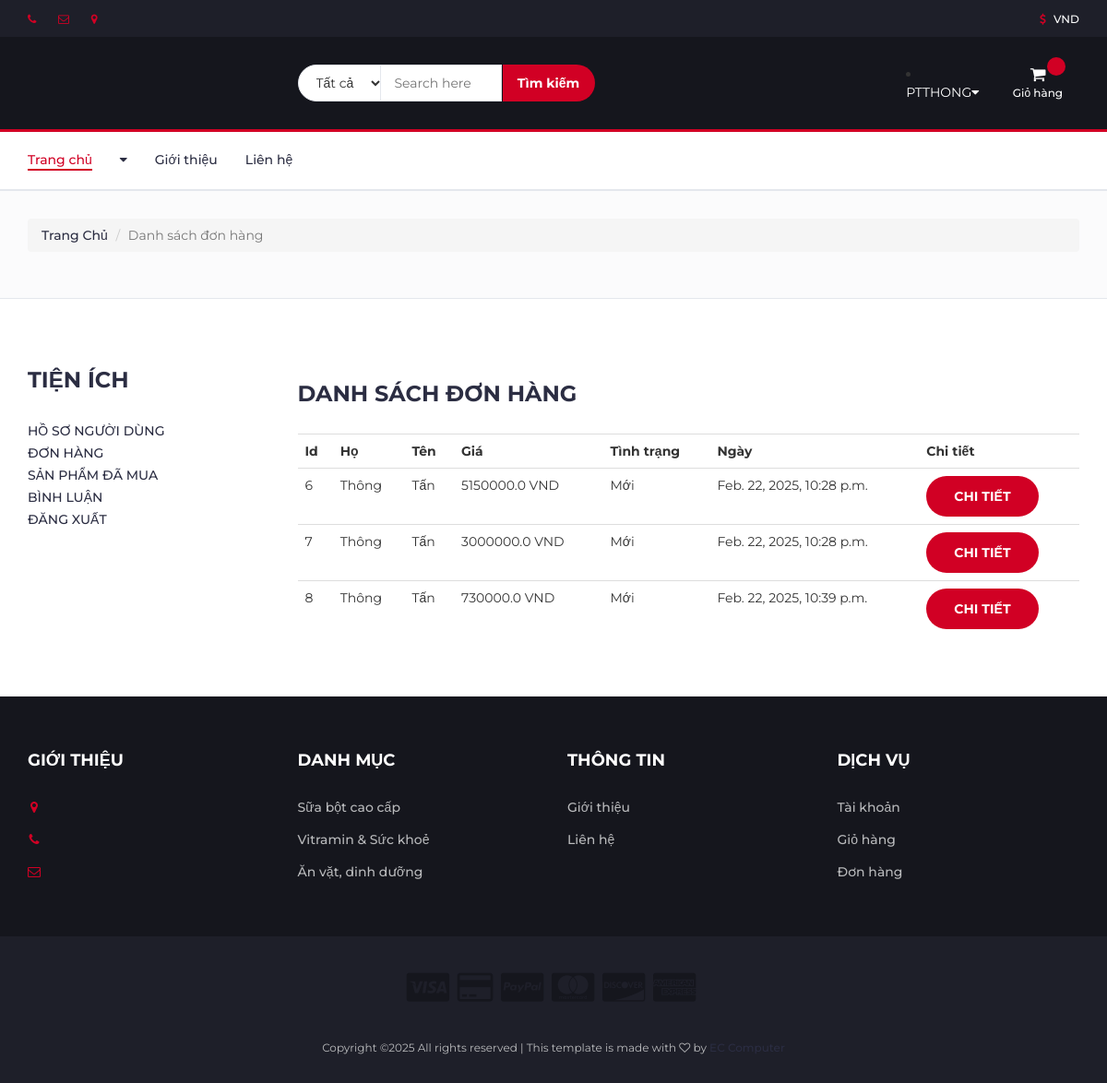
/user/orders/ (signed in), run on the app's committed database.
### order/models.py (models this page shows, shortened)
class Order(models.Model):
    STATUS = (
        ('Mới', 'Mới'),
        ('Chấp nhận', 'Chấp nhận'),
        ('Đang chuẩn bị', 'Đang chuẩn bị'),
        ('Đang Ship', 'Đang Ship'),
        ('Hoàn Thành', 'Hoàn Thành'),
        ('Đã hủy', 'Đã hủy'),
    )
    user = models.ForeignKey(User, on_delete=models.SET_NULL, null=True)
    code = models.CharField(max_length=5, editable=False)
    first_name = models.CharField(max_length=10)
    last_name = models.CharField(max_length=10)
    phone = models.CharField(blank=True, max_length=20)
    address = models.CharField(blank=True, max_length=150)
    city = models.CharField(blank=True, max_length=20)
    country = models.CharField(blank=True, max_length=20)
    total = models.FloatField()
    status = models.CharField(max_length=15, choices=STATUS, default='Mới')
    ip = models.CharField(blank=True, max_length=20)
    adminnote = models.CharField(blank=True, max_length=100)
    create_at = models.DateTimeField(auto_now_add=True)
    update_at = models.DateTimeField(auto_now=True)

### user/views.py (the view)
# urls.py: path('orders/', views.user_orders, name='user_orders'),
@login_required(login_url='/login') # Check login
def user_orders(request):
    category = Category.objects.all()
    current_user = request.user
    orders=Order.objects.filter(user_id=current_user.id)
    context = {'category': category,
               'orders': orders,
               }
    return render(request, 'user_orders.html', context)

### user/templates/user_orders.html (shortened to what this page needs)
{% extends 'homebase.html' %}
{% block sidebar %} {% include 'sidebar.html' %} {% endblock %}
{% block body %}
    <div id="breadcrumb">
        <div class="container">
            <ul class="breadcrumb">
                <li><a href="/">Trang Chủ</a></li>
                <li class="active">Danh sách đơn hàng</li>
            </ul>
        </div>
    </div>
    <div class="section">
        <div class="container">
            <div class="row">
                <div class="col-md-3">
                    {% include "user_panel.html" %}
                </div>
                <div class="col-md-9">
                    <div class="order-summary clearfix">
                        <div class="section-title">
                            <h3 class="title">Danh sách đơn hàng</h3>
                        </div>
                        <table class="shopping-cart-table table">
                            <tr>
                                <th class="text-left">Id </th>
                                <th class="text-left">Họ </th>
                                <th class="text-left">Tên </th>
                                <th class="text-left">Giá </th>
                                <th class="text-left">Tình trạng </th>
                                <th class="text-left">Ngày </th>
                                <th class="text-left">Chi tiết</th>
                            </tr>
                            {% for rs in orders %}
                                <tr>
                                    <td class="text-left">{{ rs.id}} </td>
                                    <td class="text-left">{{ rs.first_name}} </td>
                                    <td class="text-left">{{ rs.last_name}} </td>
                                    <td class="text-left">{{ rs.total}} VND</td>
                                    <td class="text-left">{{ rs.status}} </td>
                                    <td class="text-left">{{ rs.create_at}} </td>
                                    <td class="text-left"><a class="primary-btn" href="/user/orderdetail/{{ rs.id }}"> Chi tiết </a></td>
                                </tr>
                            {% endfor %}
                        </table>
                    </div>
                </div>
            </div>
        </div>
    </div>
{% endblock %}

### home/templates/header.html (shortened to what this page needs)
{% load static %}
{% load humanize %}
		<header>
			<div id="top-header">
				<div class="container">
					<ul class="header-links pull-left">
						<li><a href="#"><i class="fa fa-phone"></i>{{setting.phone}}</a></li>
						<li><a href="#"><i class="fa fa-envelope-o"></i> {{ setting.email }}</a></li>
						<li><a href="#"><i class="fa fa-map-marker"></i> {{setting.address}}</a></li>
					</ul>
					<ul class="header-links pull-right">
						<li><a href="#"><i class="fa fa-dollar"></i> VND</a></li>
					</ul>
				</div>
			</div>
			<div id="header">
				<div class="container">
					<div class="row">
						<div class="col-md-3">
						</div>
						<div class="col-md-6">
							<div class="header-search" style="display: flex; align-items: center;">
								<form action="/search/" method="post" style="display: flex; align-items: center;">
									<select name="catid" class="input-select">
										<option value="0">Tất cả</option>
										{% load mptt_tags %}
									</select>
									<input id="query" name="query" class="input" type="text" placeholder="Search here">
									<button class="search-btn" style="vertical-align: middle; margin-left: 5px;">Tìm kiếm</button>
								</form>
							</div>
						</div>
						<div class="col-md-3 clearfix">
							<div class="header-ctn">
								<div class="dropdown">
								<li class="header-account dropdown default-dropdown">
									{% if user.id is not None %}
									<div class="dropdown-toggle" role="button" data-toggle="dropdown" aria-expanded="true">
										<span class="text-uppercase" style="color: white;">{{ user.username }}<i class="fa fa-caret-down"></i></span>
									</div>
									{% else %}
									<a href="/login" class="text-uppercase">Đăng nhập</a> / <a href="/signup" class="text-uppercase">Đăng ký</a>
									{% endif %}
								</li>
								</div>
								<div class="dropdown">
									<a class="dropdown-toggle" data-toggle="dropdown" aria-expanded="true">
										<i class="fa fa-shopping-cart"></i>
										<span>Giỏ hàng</span>
										<div class="qty">{{totalqty}}</div>
									</a>
								</div>
							</div>
						</div>
					</div>
				</div>
			</div>
		</header>

### home/static/css/style.css (style rules this page uses)
body { font-family: 'Montserrat', sans-serif; font-weight: 400; color: #333; overflow-x: hidden; }
h1, h2, h3, h4, h5, h6 { color: #2B2D42; font-weight: 700; margin: 0 0 10px; }
a { color: #2B2D42; font-weight: 500; -webkit-transition: 0.2s color; transition: 0.2s color; }
ul, ol { margin: 0; padding: 0; list-style: none }
.primary-btn { display: inline-block; padding: 12px 30px; background-color: #D10024; border: none; border-radius: 40px; color: #FFF; text-transform: uppercase; font-weight: 700; text-align: center; -webkit-transition: 0.2s all; transition: 0.2s all; }
.input { height: 40px; padding: 0px 15px; border: 1px solid #E4E7ED; background-color: #FFF; width: 100%; }
.input-select { padding: 0px 15px; background: #FFF; border: 1px solid #E4E7ED; height: 40px; }
.section { padding-top: 30px; padding-bottom: 30px; }
.section-title { position: relative; margin-bottom: 30px; margin-top: 15px; }
.section-title .title { display: inline-block; text-transform: uppercase; margin: 0px; }
#breadcrumb { padding: 30px 0px; background: #FBFBFC; border-bottom: 1px solid #E4E7ED; margin-bottom: 30px; }
#top-header { padding-top: 10px; padding-bottom: 10px; background-color: #1E1F29; }
.header-links li { display: inline-block; margin-right: 15px; font-size: 12px; }
.header-links li:last-child { margin-right: 0px; }
.header-links li a { color: #FFF; }
.header-links li i { color: #D10024; margin-right: 5px; }
#header { padding-top: 15px; padding-bottom: 15px; background-color: #15161D; }
.header-search { padding: 15px 0px; }
.header-search form { position: relative; }
.header-search form .input-select { margin-right: -4px; border-radius: 40px 0px 0px 40px; }
.header-search form .input { width: calc(100% - 260px); margin-right: -4px; }
.header-search form .search-btn { height: 40px; width: 100px; background: #D10024; color: #FFF; font-weight: 700; border: none; border-radius: 0px 40px 40px 0px; }
.header-ctn { float: right; padding: 15px 0px; }
.header-ctn>div { display: inline-block; }
.header-ctn>div+div { margin-left: 15px; }
.header-ctn>div>a { display: block; position: relative; width: 90px; text-align: center; color: #FFF; }
.header-ctn>div>a>i { display: block; font-size: 18px; }
.header-ctn>div>a>span { font-size: 12px; }
.header-ctn>div>a>.qty { position: absolute; right: 15px; top: -10px; width: 20px; height: 20px; line-height: 20px; text-align: center; border-radius: 50%; font-size: 10px; color: #FFF; background-color: #D10024; }
.order-summary { margin: 15px 0px; }

### data on the page
Order: id "6", first_name "Thông", last_name "Tấn", total "5150000.0", status "Mới", create_at "Feb. 22, 2025, 10:28 p.m."
Order: id "7", first_name "Thông", last_name "Tấn", total "3000000.0", status "Mới", create_at "Feb. 22, 2025, 10:28 p.m."
Order: id "8", first_name "Thông", last_name "Tấn", total "730000.0", status "Mới", create_at "Feb. 22, 2025, 10:39 p.m."

### other printed values
{{ user.username }} "PTTHONG"
